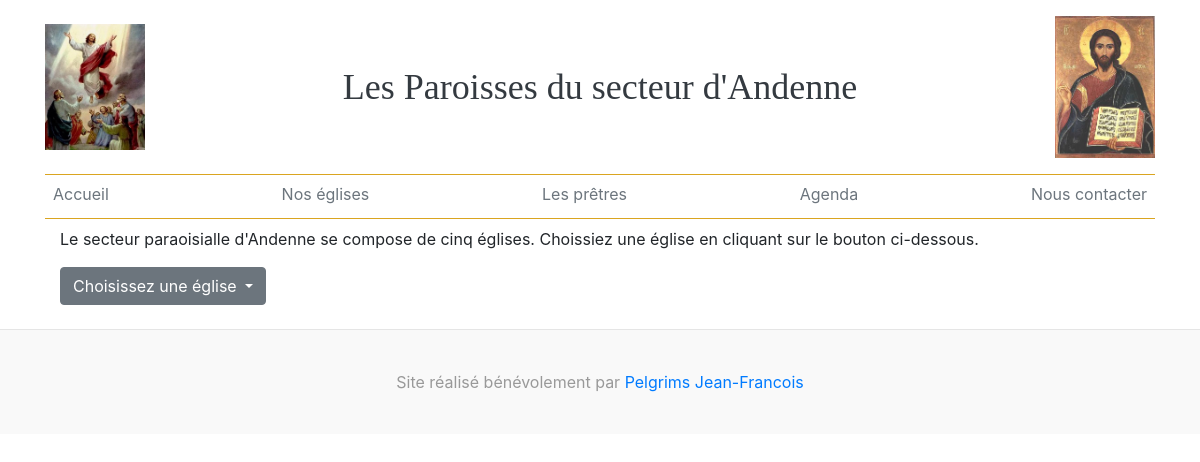
Before: /eglise/andenelle/ with the older database file.
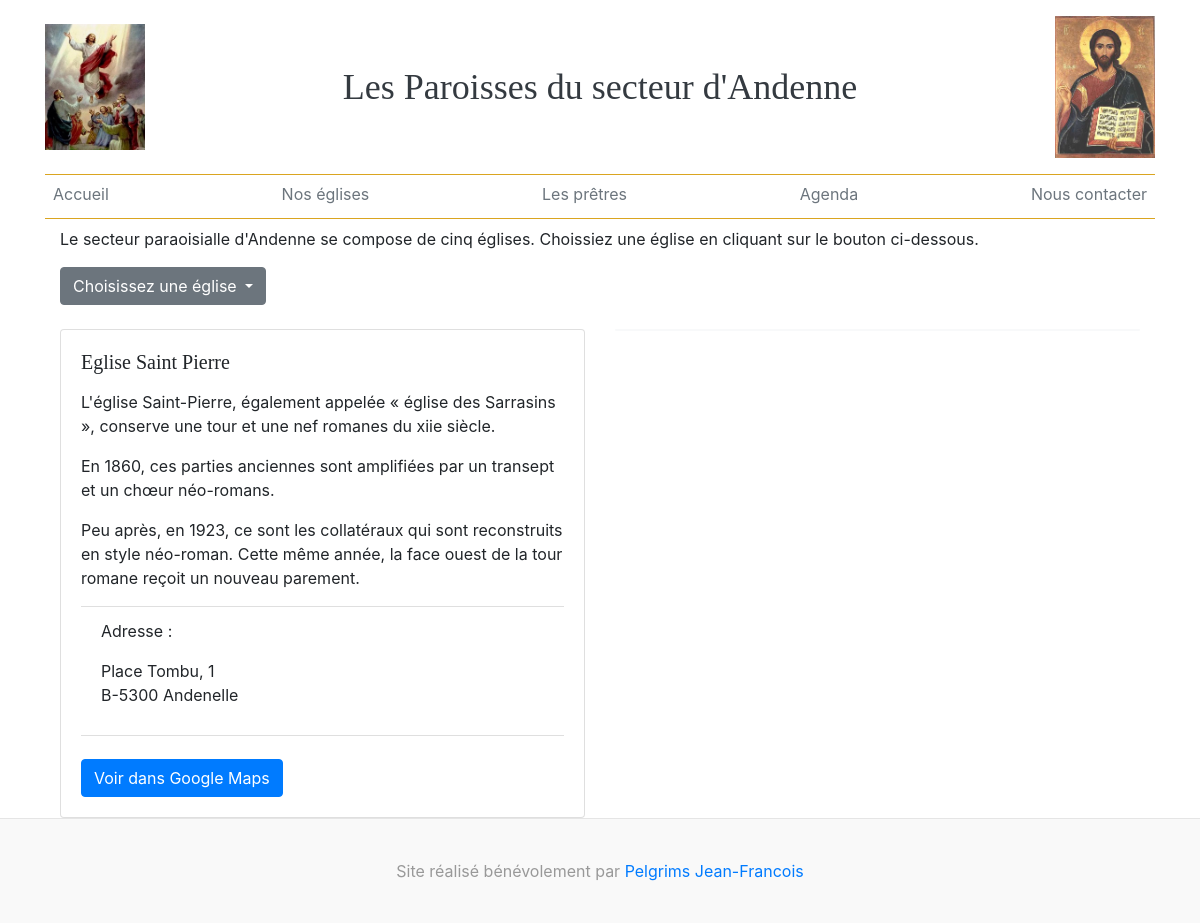
After: the same page with the newer database file.
### eglise/models.py (models this page shows, shortened)
class Eglise(models.Model):
    nom = models.CharField(max_length=125)
    tag = models.CharField(max_length=50, default='None')
    rue = models.CharField(max_length=125)
    numero = models.IntegerField()
    c_postal = models.IntegerField()
    ville = models.CharField(max_length=50)
    description = models.TextField()
    photo_url = models.CharField(max_length=1025)
    maps_url = models.CharField(max_length=1025, default='None')
    def get_absolute_url(self):
        return f"/eglise/{self.tag}"

### eglise/views.py (the view)
# urls.py: path('<str:tag>/', views.detail)
def detail(request, tag):
    eglise = Eglise.objects.filter(tag=tag)
    context = {
        'eglise': eglise,
        'nav': nav,
    }
    return render(request, 'eglise_det.html', context)

### templates/eglise_det.html (shortened to what this page needs)
{% extends "eglise.html" %}
{% block eglise %}
{% for church in eglise %}
    <div class="col-sm-6">
      <div class="card">
        <div class="card-body">
          <h5 class="card-title">{{ church.nom }}</h5>
          <p class="card-text">{{ church.description | linebreaks }}</p>
          <ul class="list-group list-group-flush">
            <li class="list-group-item">
              <p>Adresse :</p>
              <p>{{ church.rue }}, {{ church.numero }}<br />
              B-{{ church.c_postal }} {{ church.ville }}</p>
            </li>
          </ul>
          <br />
          <a href="{{ church.maps_url }}" class="btn btn-primary" target="_blank">Voir dans Google Maps</a>
        </div>
      </div>
    </div>
    <div class="col-sm-6">
      <div class="card border-light">
      </div>
    </div>
{% endfor %}
{% endblock %}

Changed rows visible on the page:
added Eglise: nom "Eglise Saint Pierre", description "L'église Saint-Pierre, également appelée « église des Sarrasins », conserve une tour et une nef romanes du xiie siècle. En 1860, ces parties anciennes sont amplifiées par un transept et un chœur néo-romans. Peu après, en 1923, ce sont les collatéraux qui sont reconstruits en style néo-roman. Cette même année, la face ouest de la tour romane reçoit un nouveau parement.", rue "Place Tombu", numero "1", c_postal "5300", ville "Andenelle"
